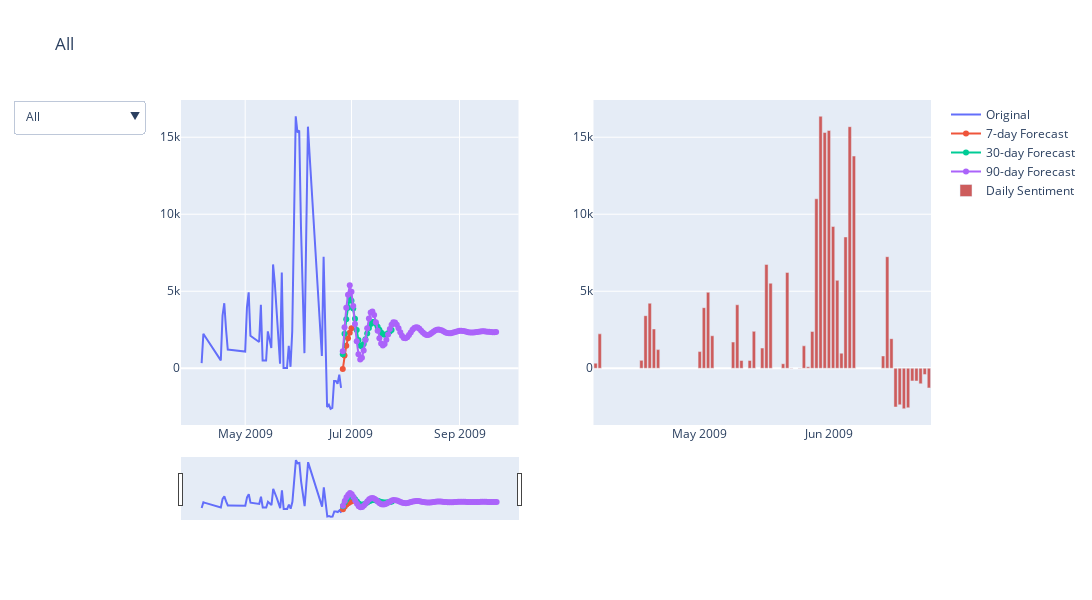

Notebook code for this chart:
### Code cell
start_date = datetime.datetime(2009, 4, 6)

# Initialize figure

fig = make_subplots(rows=1, cols=2)

# Add Traces

fig.add_trace(
    go.Scatter(x=[start_date + datetime.timedelta(days=x) for x in range(dataset.shape[0])],
               y=scaler.inverse_transform(dataset).flatten(),
               name="Original",
               visible=True,
               mode='lines'), row=1,col=1)

fig.add_trace(
    go.Scatter(x=[start_date + datetime.timedelta(days=x) for x in range(futurePredicPlot_7.shape[0])],
               y=scaler.inverse_transform(futurePredicPlot_7).flatten(),
               name="7-day Forecast",
               visible=True,
               mode='lines+markers'), row=1,col=1)

fig.add_trace(
    go.Scatter(x=[start_date + datetime.timedelta(days=x) for x in range(futurePredicPlot_30.shape[0])],
               y=scaler.inverse_transform(futurePredicPlot_30).flatten(),
               name="30-day Forecast",
               visible=True,
               mode='lines+markers'), row=1,col=1)

fig.add_trace(
    go.Scatter(x=[start_date + datetime.timedelta(days=x) for x in range(futurePredicPlot_90.shape[0])],
               y=scaler.inverse_transform(futurePredicPlot_90).flatten(),
               name="90-day Forecast",
               visible=True,
               mode='lines+markers'), row=1,col=1)

fig.add_trace(
    go.Bar(
        x=daily_series.index,
        y=daily_series.values,
        name="Daily Sentiment",
        marker_color="IndianRed"
    ), row=1, col=2
)

fig.update_layout(
    updatemenus=[
        dict(
            active=0,
            buttons=list([
                dict(label="Original Dataset",
                     method="update",
                     args=[{"visible": [True, False, False, False]},
                           {"title": "Original Dataset",
                            "annotations": []}]),
                dict(label="7-Day Forecast",
                     method="update",
                     # args=[{"visible": [True, False, True, False]},
                     args=[{"visible": [True, True, False, False]},
                           {"title": "7-Day Forecast",
                            "annotations": []}]),

                dict(label="30-Day Forecast",
                     method="update",
                     args=[{"visible": [True, False, True, False]},
                           {"title": "30-Day Forecast",
                            "annotations": []}]),
                dict(label="90-Day Forecast",
                     method="update",
                     args=[{"visible": [True, False, False, True]},
                           {"title": "90-Day Forecast",
                            "annotations": []}]),
                dict(label="All",
                     method="update",
                     args=[{"visible": [True, True, True, True]},
                           {"title": "All",
                            "annotations": []}]),
            ]),
        )
    ])

# Set title
fig.update_layout(title_text="90-day Forecast", height=600, width=1800)
fig.update_xaxes(rangeslider_visible=True, row=1, col=1)
fig.show()

### Figure 1 — Plotly figure (JSON) as saved in the notebook; plotly's stock layout.template omitted (floating-point values rounded to 4 significant figures; data arrays with more than 128 entries replaced by an {"elided": "..."} marker saying what was removed)
{"data": [{"mode": "lines", "name": "Original", "type": "scatter", "visible": true, "x": ["2009-04-06T00:00:00", "2009-04-07T00:00:00", "2009-04-08T00:00:00", "2009-04-09T00:00:00", "2009-04-10T00:00:00", "2009-04-11T00:00:00", "2009-04-12T00:00:00", "2009-04-13T00:00:00", "2009-04-14T00:00:00", "2009-04-15T00:00:00", "2009-04-16T00:00:00", "2009-04-17T00:00:00", "2009-04-18T00:00:00", "2009-04-19T00:00:00", "2009-04-20T00:00:00", "2009-04-21T00:00:00", "2009-04-22T00:00:00", "2009-04-23T00:00:00", "2009-04-24T00:00:00", "2009-04-25T00:00:00", "2009-04-26T00:00:00", "2009-04-27T00:00:00", "2009-04-28T00:00:00", "2009-04-29T00:00:00", "2009-04-30T00:00:00", "2009-05-01T00:00:00", "2009-05-02T00:00:00", "2009-05-03T00:00:00", "2009-05-04T00:00:00", "2009-05-05T00:00:00", "2009-05-06T00:00:00", "2009-05-07T00:00:00", "2009-05-08T00:00:00", "2009-05-09T00:00:00", "2009-05-10T00:00:00", "2009-05-11T00:00:00", "2009-05-12T00:00:00", "2009-05-13T00:00:00", "2009-05-14T00:00:00", "2009-05-15T00:00:00", "2009-05-16T00:00:00", "2009-05-17T00:00:00", "2009-05-18T00:00:00", "2009-05-19T00:00:00", "2009-05-20T00:00:00", "2009-05-21T00:00:00", "2009-05-22T00:00:00", "2009-05-23T00:00:00", "2009-05-24T00:00:00", "2009-05-25T00:00:00", "2009-05-26T00:00:00", "2009-05-27T00:00:00", "2009-05-28T00:00:00", "2009-05-29T00:00:00", "2009-05-30T00:00:00", "2009-05-31T00:00:00", "2009-06-01T00:00:00", "2009-06-02T00:00:00", "2009-06-03T00:00:00", "2009-06-04T00:00:00", "2009-06-05T00:00:00", "2009-06-06T00:00:00", "2009-06-07T00:00:00", "2009-06-08T00:00:00", "2009-06-09T00:00:00", "2009-06-10T00:00:00", "2009-06-11T00:00:00", "2009-06-12T00:00:00", "2009-06-13T00:00:00", "2009-06-14T00:00:00", "2009-06-15T00:00:00", "2009-06-16T00:00:00", "2009-06-17T00:00:00", "2009-06-18T00:00:00", "2009-06-19T00:00:00", "2009-06-20T00:00:00", "2009-06-21T00:00:00", "2009-06-22T00:00:00", "2009-06-23T00:00:00", "2009-06-24T00:00:00", "2009-06-25T00:00:00"], "xaxis": "x", "y": [331.0, 2233, 2061.0, 1889.0, 1717.0, 1545.0, 1372.0, 1200.0, 1028.0, 856.2, 684.1, 512, 3413.0, 4222.0, 2550, 1210, 1197.0, 1184.0, 1172.0, 1159.0, 1146, 1133.0, 1120.0, 1108.0, 1095.0, 1082, 3933, 4933, 2109.0, 2027.0, 1946.0, 1864.0, 1783.0, 1701, 4123.0, 504.0, 504.0, 504.0, 2397.0, 1854.0, 1311, 6741, 5521, 3779.0, 2036.0, 294.0, 6220, 20.0, 20.5, 21.0, 1456.0, 94.0, 2391, 11005, 16360.0, 15306, 15435, 9204, 5706, 980.0, 8525.0, 15685, 13777, 11923, 10070.0, 8215, 6361, 4507, 2653, 799, 7243.0, 1920.0, -2518, -2373, -2630, -2567, -824.0, -831, -1010, -412.0, -1278], "yaxis": "y"}, {"mode": "lines+markers", "name": "7-day Forecast", "type": "scatter", "visible": true, "x": ["2009-04-06T00:00:00", "2009-04-07T00:00:00", "2009-04-08T00:00:00", "2009-04-09T00:00:00", "2009-04-10T00:00:00", "2009-04-11T00:00:00", "2009-04-12T00:00:00", "2009-04-13T00:00:00", "2009-04-14T00:00:00", "2009-04-15T00:00:00", "2009-04-16T00:00:00", "2009-04-17T00:00:00", "2009-04-18T00:00:00", "2009-04-19T00:00:00", "2009-04-20T00:00:00", "2009-04-21T00:00:00", "2009-04-22T00:00:00", "2009-04-23T00:00:00", "2009-04-24T00:00:00", "2009-04-25T00:00:00", "2009-04-26T00:00:00", "2009-04-27T00:00:00", "2009-04-28T00:00:00", "2009-04-29T00:00:00", "2009-04-30T00:00:00", "2009-05-01T00:00:00", "2009-05-02T00:00:00", "2009-05-03T00:00:00", "2009-05-04T00:00:00", "2009-05-05T00:00:00", "2009-05-06T00:00:00", "2009-05-07T00:00:00", "2009-05-08T00:00:00", "2009-05-09T00:00:00", "2009-05-10T00:00:00", "2009-05-11T00:00:00", "2009-05-12T00:00:00", "2009-05-13T00:00:00", "2009-05-14T00:00:00", "2009-05-15T00:00:00", "2009-05-16T00:00:00", "2009-05-17T00:00:00", "2009-05-18T00:00:00", "2009-05-19T00:00:00", "2009-05-20T00:00:00", "2009-05-21T00:00:00", "2009-05-22T00:00:00", "2009-05-23T00:00:00", "2009-05-24T00:00:00", "2009-05-25T00:00:00", "2009-05-26T00:00:00", "2009-05-27T00:00:00", "2009-05-28T00:00:00", "2009-05-29T00:00:00", "2009-05-30T00:00:00", "2009-05-31T00:00:00", "2009-06-01T00:00:00", "2009-06-02T00:00:00", "2009-06-03T00:00:00", "2009-06-04T00:00:00", "2009-06-05T00:00:00", "2009-06-06T00:00:00", "2009-06-07T00:00:00", "2009-06-08T00:00:00", "2009-06-09T00:00:00", "2009-06-10T00:00:00", "2009-06-11T00:00:00", "2009-06-12T00:00:00", "2009-06-13T00:00:00", "2009-06-14T00:00:00", "2009-06-15T00:00:00", "2009-06-16T00:00:00", "2009-06-17T00:00:00", "2009-06-18T00:00:00", "2009-06-19T00:00:00", "2009-06-20T00:00:00", "2009-06-21T00:00:00", "2009-06-22T00:00:00", "2009-06-23T00:00:00", "2009-06-24T00:00:00", "2009-06-25T00:00:00", "2009-06-26T00:00:00", "2009-06-27T00:00:00", "2009-06-28T00:00:00", "2009-06-29T00:00:00", "2009-06-30T00:00:00", "2009-07-01T00:00:00", "2009-07-02T00:00:00"], "xaxis": "x", "y": [null, null, null, null, null, null, null, null, null, null, null, null, null, null, null, null, null, null, null, null, null, null, null, null, null, null, null, null, null, null, null, null, null, null, null, null, null, null, null, null, null, null, null, null, null, null, null, null, null, null, null, null, null, null, null, null, null, null, null, null, null, null, null, null, null, null, null, null, null, null, null, null, null, null, null, null, null, null, null, null, null, -53.33, 822.3, 1466.0, 1947.0, 2312.0, 2590.0, null], "yaxis": "y"}, {"mode": "lines+markers", "name": "30-day Forecast", "type": "scatter", "visible": true, "x": ["2009-04-06T00:00:00", "2009-04-07T00:00:00", "2009-04-08T00:00:00", "2009-04-09T00:00:00", "2009-04-10T00:00:00", "2009-04-11T00:00:00", "2009-04-12T00:00:00", "2009-04-13T00:00:00", "2009-04-14T00:00:00", "2009-04-15T00:00:00", "2009-04-16T00:00:00", "2009-04-17T00:00:00", "2009-04-18T00:00:00", "2009-04-19T00:00:00", "2009-04-20T00:00:00", "2009-04-21T00:00:00", "2009-04-22T00:00:00", "2009-04-23T00:00:00", "2009-04-24T00:00:00", "2009-04-25T00:00:00", "2009-04-26T00:00:00", "2009-04-27T00:00:00", "2009-04-28T00:00:00", "2009-04-29T00:00:00", "2009-04-30T00:00:00", "2009-05-01T00:00:00", "2009-05-02T00:00:00", "2009-05-03T00:00:00", "2009-05-04T00:00:00", "2009-05-05T00:00:00", "2009-05-06T00:00:00", "2009-05-07T00:00:00", "2009-05-08T00:00:00", "2009-05-09T00:00:00", "2009-05-10T00:00:00", "2009-05-11T00:00:00", "2009-05-12T00:00:00", "2009-05-13T00:00:00", "2009-05-14T00:00:00", "2009-05-15T00:00:00", "2009-05-16T00:00:00", "2009-05-17T00:00:00", "2009-05-18T00:00:00", "2009-05-19T00:00:00", "2009-05-20T00:00:00", "2009-05-21T00:00:00", "2009-05-22T00:00:00", "2009-05-23T00:00:00", "2009-05-24T00:00:00", "2009-05-25T00:00:00", "2009-05-26T00:00:00", "2009-05-27T00:00:00", "2009-05-28T00:00:00", "2009-05-29T00:00:00", "2009-05-30T00:00:00", "2009-05-31T00:00:00", "2009-06-01T00:00:00", "2009-06-02T00:00:00", "2009-06-03T00:00:00", "2009-06-04T00:00:00", "2009-06-05T00:00:00", "2009-06-06T00:00:00", "2009-06-07T00:00:00", "2009-06-08T00:00:00", "2009-06-09T00:00:00", "2009-06-10T00:00:00", "2009-06-11T00:00:00", "2009-06-12T00:00:00", "2009-06-13T00:00:00", "2009-06-14T00:00:00", "2009-06-15T00:00:00", "2009-06-16T00:00:00", "2009-06-17T00:00:00", "2009-06-18T00:00:00", "2009-06-19T00:00:00", "2009-06-20T00:00:00", "2009-06-21T00:00:00", "2009-06-22T00:00:00", "2009-06-23T00:00:00", "2009-06-24T00:00:00", "2009-06-25T00:00:00", "2009-06-26T00:00:00", "2009-06-27T00:00:00", "2009-06-28T00:00:00", "2009-06-29T00:00:00", "2009-06-30T00:00:00", "2009-07-01T00:00:00", "2009-07-02T00:00:00", "2009-07-03T00:00:00", "2009-07-04T00:00:00", "2009-07-05T00:00:00", "2009-07-06T00:00:00", "2009-07-07T00:00:00", "2009-07-08T00:00:00", "2009-07-09T00:00:00", "2009-07-10T00:00:00", "2009-07-11T00:00:00", "2009-07-12T00:00:00", "2009-07-13T00:00:00", "2009-07-14T00:00:00", "2009-07-15T00:00:00", "2009-07-16T00:00:00", "2009-07-17T00:00:00", "2009-07-18T00:00:00", "2009-07-19T00:00:00", "2009-07-20T00:00:00", "2009-07-21T00:00:00", "2009-07-22T00:00:00", "2009-07-23T00:00:00", "2009-07-24T00:00:00", "2009-07-25T00:00:00"], "xaxis": "x", "y": [null, null, null, null, null, null, null, null, null, null, null, null, null, null, null, null, null, null, null, null, null, null, null, null, null, null, null, null, null, null, null, null, null, null, null, null, null, null, null, null, null, null, null, null, null, null, null, null, null, null, null, null, null, null, null, null, null, null, null, null, null, null, null, null, null, null, null, null, null, null, null, null, null, null, null, null, null, null, null, null, null, 906.8, 2244.0, 3185.0, 3923.0, 4556.0, 4386.0, 3883.0, 3209.0, 2476.0, 1830.0, 1483.0, 1417.0, 1573.0, 1883.0, 2263.0, 2613.0, 2871.0, 3003.0, 3001.0, 2884.0, 2698.0, 2493.0, 2319.0, 2205.0, 2167.0, 2198.0, 2278.0, 2382.0, 2484.0, null], "yaxis": "y"}, {"mode": "lines+markers", "name": "90-day Forecast", "type": "scatter", "visible": true, "x": {"elided": "171 str values"}, "xaxis": "x", "y": {"elided": "171 float values"}, "yaxis": "y"}, {"marker": {"color": "IndianRed"}, "name": "Daily Sentiment", "type": "bar", "visible": true, "x": ["2009-04-06T00:00:00", "2009-04-07T00:00:00", "2009-04-08T00:00:00", "2009-04-09T00:00:00", "2009-04-10T00:00:00", "2009-04-11T00:00:00", "2009-04-12T00:00:00", "2009-04-13T00:00:00", "2009-04-14T00:00:00", "2009-04-15T00:00:00", "2009-04-16T00:00:00", "2009-04-17T00:00:00", "2009-04-18T00:00:00", "2009-04-19T00:00:00", "2009-04-20T00:00:00", "2009-04-21T00:00:00", "2009-04-22T00:00:00", "2009-04-23T00:00:00", "2009-04-24T00:00:00", "2009-04-25T00:00:00", "2009-04-26T00:00:00", "2009-04-27T00:00:00", "2009-04-28T00:00:00", "2009-04-29T00:00:00", "2009-04-30T00:00:00", "2009-05-01T00:00:00", "2009-05-02T00:00:00", "2009-05-03T00:00:00", "2009-05-04T00:00:00", "2009-05-05T00:00:00", "2009-05-06T00:00:00", "2009-05-07T00:00:00", "2009-05-08T00:00:00", "2009-05-09T00:00:00", "2009-05-10T00:00:00", "2009-05-11T00:00:00", "2009-05-12T00:00:00", "2009-05-13T00:00:00", "2009-05-14T00:00:00", "2009-05-15T00:00:00", "2009-05-16T00:00:00", "2009-05-17T00:00:00", "2009-05-18T00:00:00", "2009-05-19T00:00:00", "2009-05-20T00:00:00", "2009-05-21T00:00:00", "2009-05-22T00:00:00", "2009-05-23T00:00:00", "2009-05-24T00:00:00", "2009-05-25T00:00:00", "2009-05-26T00:00:00", "2009-05-27T00:00:00", "2009-05-28T00:00:00", "2009-05-29T00:00:00", "2009-05-30T00:00:00", "2009-05-31T00:00:00", "2009-06-01T00:00:00", "2009-06-02T00:00:00", "2009-06-03T00:00:00", "2009-06-04T00:00:00", "2009-06-05T00:00:00", "2009-06-06T00:00:00", "2009-06-07T00:00:00", "2009-06-08T00:00:00", "2009-06-09T00:00:00", "2009-06-10T00:00:00", "2009-06-11T00:00:00", "2009-06-12T00:00:00", "2009-06-13T00:00:00", "2009-06-14T00:00:00", "2009-06-15T00:00:00", "2009-06-16T00:00:00", "2009-06-17T00:00:00", "2009-06-18T00:00:00", "2009-06-19T00:00:00", "2009-06-20T00:00:00", "2009-06-21T00:00:00", "2009-06-22T00:00:00", "2009-06-23T00:00:00", "2009-06-24T00:00:00", "2009-06-25T00:00:00"], "xaxis": "x2", "y": [331, 2233, null, null, null, null, null, null, null, null, null, 512, 3413, 4222, 2550, 1210, null, null, null, null, null, null, null, null, null, 1082, 3933, 4933, 2109, null, null, null, null, 1701, 4123, 504, null, 504, 2397, null, 1311, 6741, 5521, null, null, 294, 6220, 20, null, 21, 1456, 94, 2391, 11005, 16362, 15306, 15435, 9204, 5706, 980, 8525, 15685, 13777, null, null, null, null, null, null, 799, 7243, 1920, -2518, -2373, -2630, -2567, -824, -831, -1010, -412, -1278], "yaxis": "y2"}], "layout": {"annotations": [], "height": 600, "title": {"text": "All"}, "updatemenus": [{"active": 4, "buttons": [{"args": [{"visible": [true, false, false, false]}, {"annotations": [], "title": "Original Dataset"}], "label": "Original Dataset", "method": "update"}, {"args": [{"visible": [true, true, false, false]}, {"annotations": [], "title": "7-Day Forecast"}], "label": "7-Day Forecast", "method": "update"}, {"args": [{"visible": [true, false, true, false]}, {"annotations": [], "title": "30-Day Forecast"}], "label": "30-Day Forecast", "method": "update"}, {"args": [{"visible": [true, false, false, true]}, {"annotations": [], "title": "90-Day Forecast"}], "label": "90-Day Forecast", "method": "update"}, {"args": [{"visible": [true, true, true, true]}, {"annotations": [], "title": "All"}], "label": "All", "method": "update"}]}], "width": 1800, "xaxis": {"anchor": "y", "autorange": true, "domain": [0, 0.45], "range": ["2009-03-26 06:23:20.6826", "2009-10-03 17:36:39.3174"], "rangeslider": {"autorange": true, "range": ["2009-03-26 06:23:20.6826", "2009-10-03 17:36:39.3174"], "visible": true, "yaxis": {"_template": null, "rangemode": "match"}}, "type": "date"}, "xaxis2": {"anchor": "y2", "autorange": true, "domain": [0.55, 1], "range": ["2009-04-05 12:00", "2009-06-25 12:00"], "type": "date"}, "yaxis": {"anchor": "x", "autorange": true, "domain": [0, 1], "range": [-3685.0, 17420.0], "type": "linear"}, "yaxis2": {"anchor": "x2", "autorange": true, "domain": [0, 1], "range": [-3685.0, 17420.0], "type": "linear"}}}
